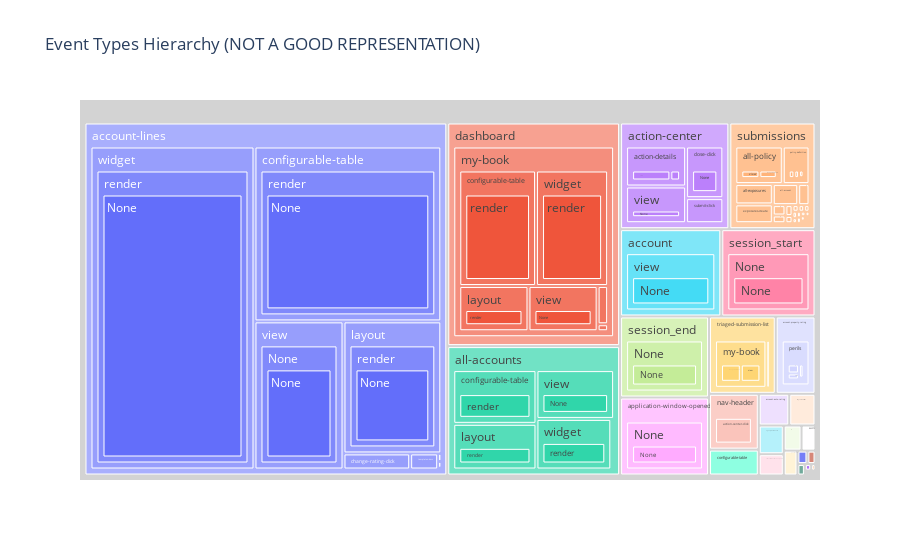

Here is the notebook cell this chart was saved with:
### Code cell
# Plot the treemap to explain event types hierarchy
device_fig = px.treemap(
    split_event_types,
    path=['event_type_lvl_0', 'event_type_lvl_1', 'event_type_lvl_2', 'event_type_lvl_3'],
    title='Event Types Hierarchy (NOT A GOOD REPRESENTATION)'
)
device_fig.update_traces(root_color="lightgrey")
device_fig.show()

### Figure 1 — Plotly figure (JSON) as saved in the notebook; plotly's stock layout.template omitted (floating-point values rounded to 4 significant figures; data arrays with more than 128 entries replaced by an {"elided": "..."} marker saying what was removed)
{"data": [{"branchvalues": "total", "domain": {"x": [0, 1], "y": [0, 1]}, "hovertemplate": "labels=%{label}<br>count=%{value}<br>parent=%{parent}<br>id=%{id}<extra></extra>", "ids": {"elided": "490 str values"}, "labels": {"elided": "490 str values"}, "name": "", "parents": {"elided": "490 str values"}, "root": {"color": "lightgrey"}, "type": "treemap", "values": {"elided": "490 int values"}}], "layout": {"legend": {"tracegroupgap": 0}, "title": {"text": "Event Types Hierarchy (NOT A GOOD REPRESENTATION)"}}}
